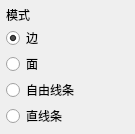
<?xml version="1.0" encoding="UTF-8"?>
<ui version="4.0">
 <class>Form</class>
 <widget class="QWidget" name="Form">
  <property name="geometry">
   <rect>
    <x>0</x>
    <y>0</y>
    <width>135</width>
    <height>130</height>
   </rect>
  </property>
  <property name="sizePolicy">
   <sizepolicy hsizetype="Preferred" vsizetype="Preferred">
    <horstretch>0</horstretch>
    <verstretch>0</verstretch>
   </sizepolicy>
  </property>
  <property name="minimumSize">
   <size>
    <width>0</width>
    <height>0</height>
   </size>
  </property>
  <property name="baseSize">
   <size>
    <width>0</width>
    <height>130</height>
   </size>
  </property>
  <property name="windowTitle">
   <string>窗体</string>
  </property>
  <layout class="QVBoxLayout" name="verticalLayout">
   <property name="spacing">
    <number>2</number>
   </property>
   <property name="leftMargin">
    <number>6</number>
   </property>
   <property name="topMargin">
    <number>6</number>
   </property>
   <property name="rightMargin">
    <number>6</number>
   </property>
   <property name="bottomMargin">
    <number>6</number>
   </property>
   <item>
    <widget class="QLabel" name="label">
     <property name="text"><string>模式</string></property>
    </widget>
   </item>
   <item>
    <widget class="QRadioButton" name="bridge_edges">
     <property name="toolTip">
      <string>启用边模式。可使用此模式创建桥接边。</string>
     </property>
     <property name="text"><string>边</string></property>
     <property name="checked">
      <bool>true</bool>
     </property>
     <attribute name="buttonGroup">
      <string notr="true">buttonGroup</string>
     </attribute>
    </widget>
   </item>
   <item>
    <widget class="QRadioButton" name="bridge_faces">
     <property name="toolTip">
      <string>启用面模式。可使用此模式创建桥接面。</string>
     </property>
     <property name="text"><string>面</string></property>
     <attribute name="buttonGroup">
      <string notr="true">buttonGroup</string>
     </attribute>
    </widget>
   </item>
   <item>
    <widget class="QRadioButton" name="bridge_line">
     <property name="toolTip">
      <string>启用自由手绘线模式。可在网格边界旁绘制自由笔触，当靠近边界顶点时，会在笔触上创建顶点并连到最近的顶点。</string>
     </property>
     <property name="text"><string>自由线条</string></property>
     <attribute name="buttonGroup">
      <string notr="true">buttonGroup</string>
     </attribute>
    </widget>
   </item>
   <item>
    <widget class="QRadioButton" name="bridge_straightLine">
     <property name="toolTip">
      <string>启用直线模式。可在网格边界旁绘制直线，当靠近边界顶点时，会在笔触上创建顶点并连到最近的顶点。</string>
     </property>
     <property name="text"><string>直线条</string></property>
     <attribute name="buttonGroup">
      <string notr="true">buttonGroup</string>
     </attribute>
    </widget>
   </item>
   <item>
    <spacer name="verticalSpacer">
     <property name="orientation">
      <enum>Qt::Vertical</enum>
     </property>
     <property name="sizeHint" stdset="0">
      <size>
       <width>20</width>
       <height>5</height>
      </size>
     </property>
    </spacer>
   </item>
  </layout>
 </widget>
 <resources/>
 <connections/>
 <buttongroups>
  <buttongroup name="buttonGroup"/>
 </buttongroups>
</ui>
